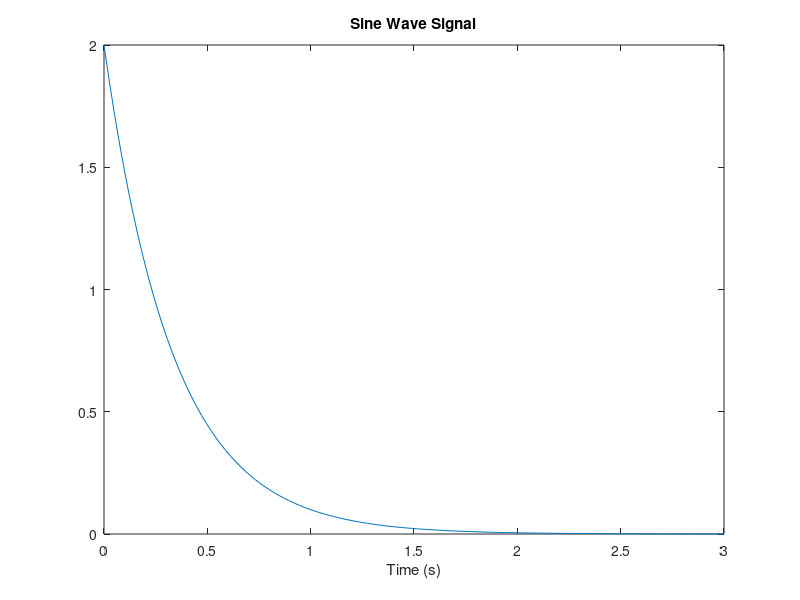
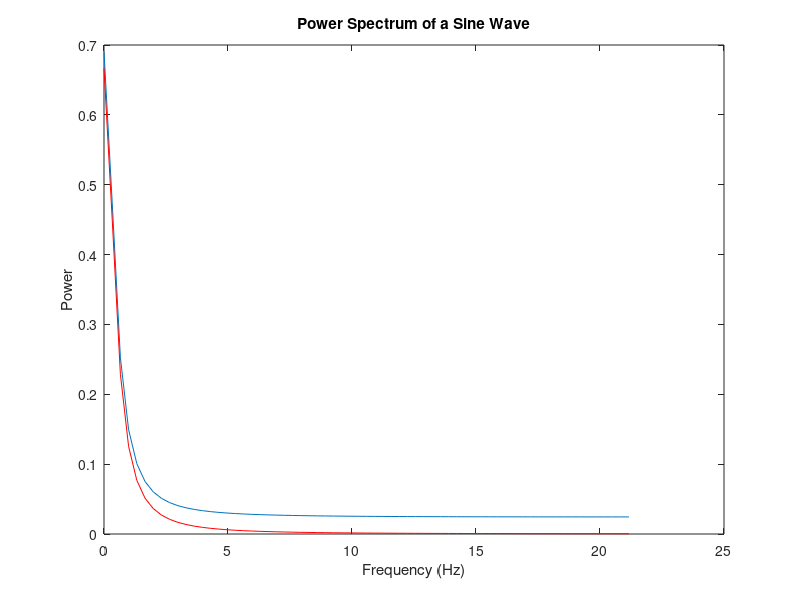

Source code (MATLAB) for these figures, in order:
% math_fft_01.m

% Fast Fourier Transform: decomposing a time series into
%  frequency components

% Ian Cooper
% email: ian.cooper@sydney.edu.au
% School of Physics, University of Sydney
% 180712 / Matlab version R2018a

% DOING PHYSICS WITH MATLAB 
%    https://d-arora.github.io/Doing-Physics-With-Matlab/

clear 
close all
clc

% INPUTS / FUNCTION y(t) ==============================================

N = 128;
t = linspace(0,3,N);
h = 2.*exp(-3*t);

Ts = t(2)-t(1);
fs = 1/Ts;
Ws = 2*pi/Ts;
H = fft(h);
Hp = H(1:N/2+1).*Ts;
f = fs .* (0:N/2)/N;


% Generate the plot, title and labels.
figure(1);
plot(t,h);
title('Sine Wave Signal');
xlabel('Time (s)');

figure(2);
plot(f,Hp);
title('Power Spectrum of a Sine Wave');
xlabel('Frequency (Hz)');
ylabel('Power');
hold on
plot(f,2./(3+1i.*2.*pi.*f),'r');
